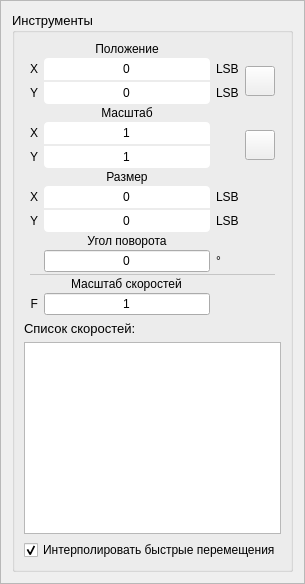
       <widget class="QFrame" name="Tools_frame">
        <property name="sizePolicy">
         <sizepolicy hsizetype="MinimumExpanding" vsizetype="Preferred">
          <horstretch>0</horstretch>
          <verstretch>0</verstretch>
         </sizepolicy>
        </property>
        <property name="frameShape">
         <enum>QFrame::StyledPanel</enum>
        </property>
        <property name="frameShadow">
         <enum>QFrame::Raised</enum>
        </property>
        <layout class="QGridLayout" name="gridLayout_2">
         <item row="0" column="0">
          <widget class="QGroupBox" name="groupBox_3">
           <property name="font">
            <font>
             <pointsize>10</pointsize>
            </font>
           </property>
           <property name="title">
            <string>Инструменты</string>
           </property>
           <layout class="QGridLayout" name="gridLayout_7">
            <property name="bottomMargin">
             <number>9</number>
            </property>
            <item row="7" column="0">
             <widget class="QListWidget" name="F_listWidget">
              <property name="sizePolicy">
               <sizepolicy hsizetype="MinimumExpanding" vsizetype="Expanding">
                <horstretch>0</horstretch>
                <verstretch>0</verstretch>
               </sizepolicy>
              </property>
             </widget>
            </item>
            <item row="6" column="0">
             <widget class="QLabel" name="label_40">
              <property name="font">
               <font>
                <pointsize>10</pointsize>
               </font>
              </property>
              <property name="text">
               <string>Список скоростей:</string>
              </property>
             </widget>
            </item>
            <item row="8" column="0">
             <widget class="QCheckBox" name="interpolate_fastMove_checkBox">
              <property name="font">
               <font>
                <pointsize>9</pointsize>
               </font>
              </property>
              <property name="toolTip">
               <string>Интерпровать G00 как G01</string>
              </property>
              <property name="text">
               <string>Интерполировать быстрые перемещения</string>
              </property>
              <property name="checked">
               <bool>true</bool>
              </property>
             </widget>
            </item>
            <item row="0" column="0">
             <layout class="QGridLayout" name="gridLayout_6">
              <property name="sizeConstraint">
               <enum>QLayout::SetMinAndMaxSize</enum>
              </property>
              <property name="leftMargin">
               <number>6</number>
              </property>
              <property name="rightMargin">
               <number>6</number>
              </property>
              <property name="horizontalSpacing">
               <number>6</number>
              </property>
              <property name="verticalSpacing">
               <number>2</number>
              </property>
              <item row="4" column="4" rowspan="2">
               <widget class="QPushButton" name="gcode_lock_Button">
                <property name="sizePolicy">
                 <sizepolicy hsizetype="Fixed" vsizetype="Fixed">
                  <horstretch>0</horstretch>
                  <verstretch>0</verstretch>
                 </sizepolicy>
                </property>
                <property name="minimumSize">
                 <size>
                  <width>30</width>
                  <height>30</height>
                 </size>
                </property>
                <property name="maximumSize">
                 <size>
                  <width>30</width>
                  <height>30</height>
                 </size>
                </property>
                <property name="text">
                 <string/>
                </property>
               </widget>
              </item>
              <item row="1" column="4" rowspan="2">
               <widget class="QPushButton" name="gcode_centering_Button">
                <property name="minimumSize">
                 <size>
                  <width>30</width>
                  <height>30</height>
                 </size>
                </property>
                <property name="maximumSize">
                 <size>
                  <width>30</width>
                  <height>30</height>
                 </size>
                </property>
                <property name="text">
                 <string/>
                </property>
               </widget>
              </item>
              <item row="10" column="2">
               <widget class="QLineEdit" name="gcode_angle">
                <property name="sizePolicy">
                 <sizepolicy hsizetype="MinimumExpanding" vsizetype="Fixed">
                  <horstretch>0</horstretch>
                  <verstretch>0</verstretch>
                 </sizepolicy>
                </property>
                <property name="minimumSize">
                 <size>
                  <width>0</width>
                  <height>22</height>
                 </size>
                </property>
                <property name="maximumSize">
                 <size>
                  <width>16777215</width>
                  <height>22</height>
                 </size>
                </property>
                <property name="font">
                 <font>
                  <pointsize>9</pointsize>
                 </font>
                </property>
                <property name="text">
                 <string>0</string>
                </property>
                <property name="cursorPosition">
                 <number>1</number>
                </property>
                <property name="alignment">
                 <set>Qt::AlignCenter</set>
                </property>
                <property name="dragEnabled">
                 <bool>false</bool>
                </property>
                <property name="readOnly">
                 <bool>false</bool>
                </property>
               </widget>
              </item>
              <item row="4" column="2">
               <widget class="QLineEdit" name="gcode_scale_x">
                <property name="sizePolicy">
                 <sizepolicy hsizetype="MinimumExpanding" vsizetype="Fixed">
                  <horstretch>0</horstretch>
                  <verstretch>0</verstretch>
                 </sizepolicy>
                </property>
                <property name="minimumSize">
                 <size>
                  <width>0</width>
                  <height>22</height>
                 </size>
                </property>
                <property name="maximumSize">
                 <size>
                  <width>16777215</width>
                  <height>22</height>
                 </size>
                </property>
                <property name="font">
                 <font>
                  <family>MS Shell Dlg 2</family>
                  <pointsize>9</pointsize>
                 </font>
                </property>
                <property name="styleSheet">
                 <string notr="true">    border-top-left-radius: 4px;
    border-top-right-radius: 4px;

    border-bottom-left-radius: 0px;
    border-bottom-right-radius: 0px;</string>
                </property>
                <property name="text">
                 <string>1</string>
                </property>
                <property name="alignment">
                 <set>Qt::AlignCenter</set>
                </property>
                <property name="dragEnabled">
                 <bool>false</bool>
                </property>
                <property name="readOnly">
                 <bool>false</bool>
                </property>
               </widget>
              </item>
              <item row="9" column="2">
               <widget class="QLabel" name="label">
                <property name="sizePolicy">
                 <sizepolicy hsizetype="MinimumExpanding" vsizetype="Fixed">
                  <horstretch>0</horstretch>
                  <verstretch>0</verstretch>
                 </sizepolicy>
                </property>
                <property name="font">
                 <font>
                  <pointsize>9</pointsize>
                 </font>
                </property>
                <property name="text">
                 <string>Угол поворота</string>
                </property>
                <property name="alignment">
                 <set>Qt::AlignCenter</set>
                </property>
               </widget>
              </item>
              <item row="2" column="2">
               <widget class="QLineEdit" name="gcode_origin_y">
                <property name="sizePolicy">
                 <sizepolicy hsizetype="MinimumExpanding" vsizetype="Fixed">
                  <horstretch>0</horstretch>
                  <verstretch>0</verstretch>
                 </sizepolicy>
                </property>
                <property name="minimumSize">
                 <size>
                  <width>0</width>
                  <height>22</height>
                 </size>
                </property>
                <property name="maximumSize">
                 <size>
                  <width>16777215</width>
                  <height>22</height>
                 </size>
                </property>
                <property name="font">
                 <font>
                  <family>MS Shell Dlg 2</family>
                  <pointsize>9</pointsize>
                 </font>
                </property>
                <property name="styleSheet">
                 <string notr="true">    border-top-left-radius: 0px;
    border-top-right-radius: 0px;

    border-bottom-left-radius: 4px;
    border-bottom-right-radius: 4px;</string>
                </property>
                <property name="text">
                 <string>0</string>
                </property>
                <property name="alignment">
                 <set>Qt::AlignCenter</set>
                </property>
                <property name="dragEnabled">
                 <bool>false</bool>
                </property>
                <property name="readOnly">
                 <bool>false</bool>
                </property>
               </widget>
              </item>
              <item row="1" column="2">
               <widget class="QLineEdit" name="gcode_origin_x">
                <property name="sizePolicy">
                 <sizepolicy hsizetype="MinimumExpanding" vsizetype="Fixed">
                  <horstretch>0</horstretch>
                  <verstretch>0</verstretch>
                 </sizepolicy>
                </property>
                <property name="minimumSize">
                 <size>
                  <width>0</width>
                  <height>22</height>
                 </size>
                </property>
                <property name="maximumSize">
                 <size>
                  <width>16777215</width>
                  <height>22</height>
                 </size>
                </property>
                <property name="font">
                 <font>
                  <family>MS Shell Dlg 2</family>
                  <pointsize>9</pointsize>
                 </font>
                </property>
                <property name="styleSheet">
                 <string notr="true">    border-top-left-radius: 4px;
    border-top-right-radius: 4px;

    border-bottom-left-radius: 0px;
    border-bottom-right-radius: 0px;</string>
                </property>
                <property name="text">
                 <string>0</string>
                </property>
                <property name="alignment">
                 <set>Qt::AlignCenter</set>
                </property>
                <property name="dragEnabled">
                 <bool>false</bool>
                </property>
                <property name="readOnly">
                 <bool>false</bool>
                </property>
               </widget>
              </item>
              <item row="8" column="3">
               <widget class="QLabel" name="label_36">
                <property name="font">
                 <font>
                  <pointsize>9</pointsize>
                 </font>
                </property>
                <property name="text">
                 <string>LSB</string>
                </property>
               </widget>
              </item>
              <item row="3" column="2">
               <widget class="QLabel" name="label_29">
                <property name="sizePolicy">
                 <sizepolicy hsizetype="MinimumExpanding" vsizetype="Fixed">
                  <horstretch>0</horstretch>
                  <verstretch>0</verstretch>
                 </sizepolicy>
                </property>
                <property name="font">
                 <font>
                  <family>MS Shell Dlg 2</family>
                  <pointsize>9</pointsize>
                  <weight>50</weight>
                  <bold>false</bold>
                 </font>
                </property>
                <property name="styleSheet">
                 <string notr="true"/>
                </property>
                <property name="text">
                 <string>&lt;html&gt;&lt;head/&gt;&lt;body&gt;&lt;p&gt;Масштаб&lt;/p&gt;&lt;/body&gt;&lt;/html&gt;</string>
                </property>
                <property name="alignment">
                 <set>Qt::AlignCenter</set>
                </property>
               </widget>
              </item>
              <item row="6" column="2">
               <widget class="QLabel" name="label_31">
                <property name="sizePolicy">
                 <sizepolicy hsizetype="MinimumExpanding" vsizetype="Preferred">
                  <horstretch>0</horstretch>
                  <verstretch>0</verstretch>
                 </sizepolicy>
                </property>
                <property name="font">
                 <font>
                  <family>MS Shell Dlg 2</family>
                  <pointsize>9</pointsize>
                  <weight>50</weight>
                  <bold>false</bold>
                 </font>
                </property>
                <property name="styleSheet">
                 <string notr="true"/>
                </property>
                <property name="text">
                 <string>&lt;html&gt;&lt;head/&gt;&lt;body&gt;&lt;p&gt;Размер&lt;/p&gt;&lt;/body&gt;&lt;/html&gt;</string>
                </property>
                <property name="alignment">
                 <set>Qt::AlignCenter</set>
                </property>
               </widget>
              </item>
              <item row="13" column="2">
               <widget class="QLineEdit" name="gcode_F_scale">
                <property name="sizePolicy">
                 <sizepolicy hsizetype="MinimumExpanding" vsizetype="Fixed">
                  <horstretch>2</horstretch>
                  <verstretch>0</verstretch>
                 </sizepolicy>
                </property>
                <property name="minimumSize">
                 <size>
                  <width>0</width>
                  <height>22</height>
                 </size>
                </property>
                <property name="maximumSize">
                 <size>
                  <width>16777215</width>
                  <height>22</height>
                 </size>
                </property>
                <property name="font">
                 <font>
                  <pointsize>9</pointsize>
                 </font>
                </property>
                <property name="text">
                 <string>1</string>
                </property>
                <property name="alignment">
                 <set>Qt::AlignCenter</set>
                </property>
                <property name="dragEnabled">
                 <bool>false</bool>
                </property>
                <property name="readOnly">
                 <bool>false</bool>
                </property>
               </widget>
              </item>
              <item row="12" column="2" alignment="Qt::AlignHCenter">
               <widget class="QLabel" name="label_39">
                <property name="font">
                 <font>
                  <pointsize>9</pointsize>
                 </font>
                </property>
                <property name="text">
                 <string>Масштаб скоростей</string>
                </property>
               </widget>
              </item>
              <item row="2" column="3">
               <widget class="QLabel" name="label_26">
                <property name="font">
                 <font>
                  <pointsize>9</pointsize>
                 </font>
                </property>
                <property name="text">
                 <string>LSB</string>
                </property>
               </widget>
              </item>
              <item row="1" column="3">
               <widget class="QLabel" name="label_25">
                <property name="sizeIncrement">
                 <size>
                  <width>1</width>
                  <height>0</height>
                 </size>
                </property>
                <property name="font">
                 <font>
                  <pointsize>9</pointsize>
                 </font>
                </property>
                <property name="text">
                 <string>LSB</string>
                </property>
               </widget>
              </item>
              <item row="10" column="3">
               <widget class="QLabel" name="label_34">
                <property name="font">
                 <font>
                  <pointsize>9</pointsize>
                 </font>
                </property>
                <property name="text">
                 <string>°</string>
                </property>
               </widget>
              </item>
              <item row="7" column="2">
               <widget class="QLineEdit" name="gcode_size_x">
                <property name="enabled">
                 <bool>true</bool>
                </property>
                <property name="sizePolicy">
                 <sizepolicy hsizetype="MinimumExpanding" vsizetype="Fixed">
                  <horstretch>0</horstretch>
                  <verstretch>0</verstretch>
                 </sizepolicy>
                </property>
                <property name="minimumSize">
                 <size>
                  <width>0</width>
                  <height>22</height>
                 </size>
                </property>
                <property name="maximumSize">
                 <size>
                  <width>16777215</width>
                  <height>22</height>
                 </size>
                </property>
                <property name="font">
                 <font>
                  <family>MS Shell Dlg 2</family>
                  <pointsize>9</pointsize>
                 </font>
                </property>
                <property name="autoFillBackground">
                 <bool>false</bool>
                </property>
                <property name="styleSheet">
                 <string notr="true">    border-top-left-radius: 4px;
    border-top-right-radius: 4px;

    border-bottom-left-radius: 0px;
    border-bottom-right-radius: 0px;</string>
                </property>
                <property name="text">
                 <string>0</string>
                </property>
                <property name="frame">
                 <bool>false</bool>
                </property>
                <property name="echoMode">
                 <enum>QLineEdit::Normal</enum>
                </property>
                <property name="alignment">
                 <set>Qt::AlignCenter</set>
                </property>
                <property name="dragEnabled">
                 <bool>false</bool>
                </property>
                <property name="readOnly">
                 <bool>false</bool>
                </property>
                <property name="cursorMoveStyle">
                 <enum>Qt::LogicalMoveStyle</enum>
                </property>
               </widget>
              </item>
              <item row="8" column="2">
               <widget class="QLineEdit" name="gcode_size_y">
                <property name="sizePolicy">
                 <sizepolicy hsizetype="MinimumExpanding" vsizetype="Fixed">
                  <horstretch>0</horstretch>
                  <verstretch>0</verstretch>
                 </sizepolicy>
                </property>
                <property name="minimumSize">
                 <size>
                  <width>0</width>
                  <height>22</height>
                 </size>
                </property>
                <property name="maximumSize">
                 <size>
                  <width>16777215</width>
                  <height>22</height>
                 </size>
                </property>
                <property name="font">
                 <font>
                  <family>MS Shell Dlg 2</family>
                  <pointsize>9</pointsize>
                 </font>
                </property>
                <property name="styleSheet">
                 <string notr="true">    border-top-left-radius: 0px;
    border-top-right-radius: 0px;

    border-bottom-left-radius: 4px;
    border-bottom-right-radius: 4px;</string>
                </property>
                <property name="text">
                 <string>0</string>
                </property>
                <property name="alignment">
                 <set>Qt::AlignCenter</set>
                </property>
                <property name="dragEnabled">
                 <bool>false</bool>
                </property>
                <property name="readOnly">
                 <bool>false</bool>
                </property>
               </widget>
              </item>
              <item row="7" column="3">
               <widget class="QLabel" name="label_35">
                <property name="font">
                 <font>
                  <pointsize>9</pointsize>
                 </font>
                </property>
                <property name="text">
                 <string>LSB</string>
                </property>
               </widget>
              </item>
              <item row="0" column="2">
               <widget class="QLabel" name="label_30">
                <property name="sizePolicy">
                 <sizepolicy hsizetype="MinimumExpanding" vsizetype="Fixed">
                  <horstretch>2</horstretch>
                  <verstretch>0</verstretch>
                 </sizepolicy>
                </property>
                <property name="font">
                 <font>
                  <family>MS Shell Dlg 2</family>
                  <pointsize>9</pointsize>
                  <weight>50</weight>
                  <bold>false</bold>
                 </font>
                </property>
                <property name="styleSheet">
                 <string notr="true"/>
                </property>
                <property name="text">
                 <string>&lt;html&gt;&lt;head/&gt;&lt;body&gt;&lt;p&gt;Положение&lt;/p&gt;&lt;/body&gt;&lt;/html&gt;</string>
                </property>
                <property name="alignment">
                 <set>Qt::AlignCenter</set>
                </property>
               </widget>
              </item>
              <item row="5" column="2">
               <widget class="QLineEdit" name="gcode_scale_y">
                <property name="sizePolicy">
                 <sizepolicy hsizetype="MinimumExpanding" vsizetype="Fixed">
                  <horstretch>0</horstretch>
                  <verstretch>0</verstretch>
                 </sizepolicy>
                </property>
                <property name="minimumSize">
                 <size>
                  <width>0</width>
                  <height>22</height>
                 </size>
                </property>
                <property name="maximumSize">
                 <size>
                  <width>16777215</width>
                  <height>22</height>
                 </size>
                </property>
                <property name="font">
                 <font>
                  <pointsize>9</pointsize>
                 </font>
                </property>
                <property name="styleSheet">
                 <string notr="true">    border-top-left-radius: 0px;
    border-top-right-radius: 0px;

    border-bottom-left-radius: 4px;
    border-bottom-right-radius: 4px;</string>
                </property>
                <property name="text">
                 <string>1</string>
                </property>
                <property name="alignment">
                 <set>Qt::AlignCenter</set>
                </property>
                <property name="dragEnabled">
                 <bool>false</bool>
                </property>
                <property name="readOnly">
                 <bool>false</bool>
                </property>
               </widget>
              </item>
              <item row="11" column="0" colspan="5">
               <widget class="QFrame" name="frame">
                <property name="minimumSize">
                 <size>
                  <width>0</width>
                  <height>1</height>
                 </size>
                </property>
                <property name="styleSheet">
                 <string notr="true">background-color: rgb(255, 255, 255);</string>
                </property>
                <property name="frameShape">
                 <enum>QFrame::StyledPanel</enum>
                </property>
                <property name="frameShadow">
                 <enum>QFrame::Raised</enum>
                </property>
                <property name="divider" stdset="0">
                 <string>horizontal</string>
                </property>
               </widget>
              </item>
              <item row="13" column="0" colspan="2">
               <widget class="QLabel" name="label_41">
                <property name="sizePolicy">
                 <sizepolicy hsizetype="Preferred" vsizetype="Preferred">
                  <horstretch>0</horstretch>
                  <verstretch>0</verstretch>
                 </sizepolicy>
                </property>
                <property name="font">
                 <font>
                  <pointsize>9</pointsize>
                 </font>
                </property>
                <property name="text">
                 <string>F</string>
                </property>
                <property name="alignment">
                 <set>Qt::AlignRight|Qt::AlignTrailing|Qt::AlignVCenter</set>
                </property>
               </widget>
              </item>
              <item row="8" column="0" colspan="2">
               <widget class="QLabel" name="label_33">
                <property name="font">
                 <font>
                  <family>MS Shell Dlg 2</family>
                  <pointsize>9</pointsize>
                  <weight>50</weight>
                  <bold>false</bold>
                 </font>
                </property>
                <property name="styleSheet">
                 <string notr="true"/>
                </property>
                <property name="text">
                 <string>&lt;html&gt;&lt;head/&gt;&lt;body&gt;&lt;p&gt;Y&lt;/p&gt;&lt;/body&gt;&lt;/html&gt;</string>
                </property>
                <property name="alignment">
                 <set>Qt::AlignRight|Qt::AlignTrailing|Qt::AlignVCenter</set>
                </property>
               </widget>
              </item>
              <item row="7" column="0" colspan="2">
               <widget class="QLabel" name="label_32">
                <property name="font">
                 <font>
                  <family>MS Shell Dlg 2</family>
                  <pointsize>9</pointsize>
                  <weight>50</weight>
                  <bold>false</bold>
                 </font>
                </property>
                <property name="styleSheet">
                 <string notr="true"/>
                </property>
                <property name="text">
                 <string>&lt;html&gt;&lt;head/&gt;&lt;body&gt;&lt;p&gt;X&lt;/p&gt;&lt;/body&gt;&lt;/html&gt;</string>
                </property>
                <property name="alignment">
                 <set>Qt::AlignRight|Qt::AlignTrailing|Qt::AlignVCenter</set>
                </property>
               </widget>
              </item>
              <item row="5" column="0" colspan="2">
               <widget class="QLabel" name="label_24">
                <property name="font">
                 <font>
                  <pointsize>9</pointsize>
                 </font>
                </property>
                <property name="text">
                 <string>Y</string>
                </property>
                <property name="alignment">
                 <set>Qt::AlignRight|Qt::AlignTrailing|Qt::AlignVCenter</set>
                </property>
               </widget>
              </item>
              <item row="4" column="0" colspan="2">
               <widget class="QLabel" name="label_23">
                <property name="font">
                 <font>
                  <pointsize>9</pointsize>
                 </font>
                </property>
                <property name="text">
                 <string>X</string>
                </property>
                <property name="alignment">
                 <set>Qt::AlignRight|Qt::AlignTrailing|Qt::AlignVCenter</set>
                </property>
               </widget>
              </item>
              <item row="2" column="0" colspan="2">
               <widget class="QLabel" name="label_28">
                <property name="sizePolicy">
                 <sizepolicy hsizetype="Expanding" vsizetype="Fixed">
                  <horstretch>0</horstretch>
                  <verstretch>0</verstretch>
                 </sizepolicy>
                </property>
                <property name="font">
                 <font>
                  <family>MS Shell Dlg 2</family>
                  <pointsize>9</pointsize>
                  <weight>50</weight>
                  <bold>false</bold>
                 </font>
                </property>
                <property name="styleSheet">
                 <string notr="true"/>
                </property>
                <property name="text">
                 <string>&lt;html&gt;&lt;head/&gt;&lt;body&gt;&lt;p&gt;Y&lt;/p&gt;&lt;/body&gt;&lt;/html&gt;</string>
                </property>
                <property name="alignment">
                 <set>Qt::AlignRight|Qt::AlignTrailing|Qt::AlignVCenter</set>
                </property>
               </widget>
              </item>
              <item row="1" column="0" colspan="2">
               <widget class="QLabel" name="label_27">
                <property name="sizePolicy">
                 <sizepolicy hsizetype="Expanding" vsizetype="Fixed">
                  <horstretch>0</horstretch>
                  <verstretch>0</verstretch>
                 </sizepolicy>
                </property>
                <property name="sizeIncrement">
                 <size>
                  <width>1</width>
                  <height>0</height>
                 </size>
                </property>
                <property name="font">
                 <font>
                  <family>MS Shell Dlg 2</family>
                  <pointsize>9</pointsize>
                  <weight>50</weight>
                  <bold>false</bold>
                 </font>
                </property>
                <property name="styleSheet">
                 <string notr="true"/>
                </property>
                <property name="text">
                 <string>&lt;html&gt;&lt;head/&gt;&lt;body&gt;&lt;p&gt;X&lt;/p&gt;&lt;/body&gt;&lt;/html&gt;</string>
                </property>
                <property name="alignment">
                 <set>Qt::AlignRight|Qt::AlignTrailing|Qt::AlignVCenter</set>
                </property>
               </widget>
              </item>
             </layout>
            </item>
           </layout>
          </widget>
         </item>
        </layout>
       </widget>
